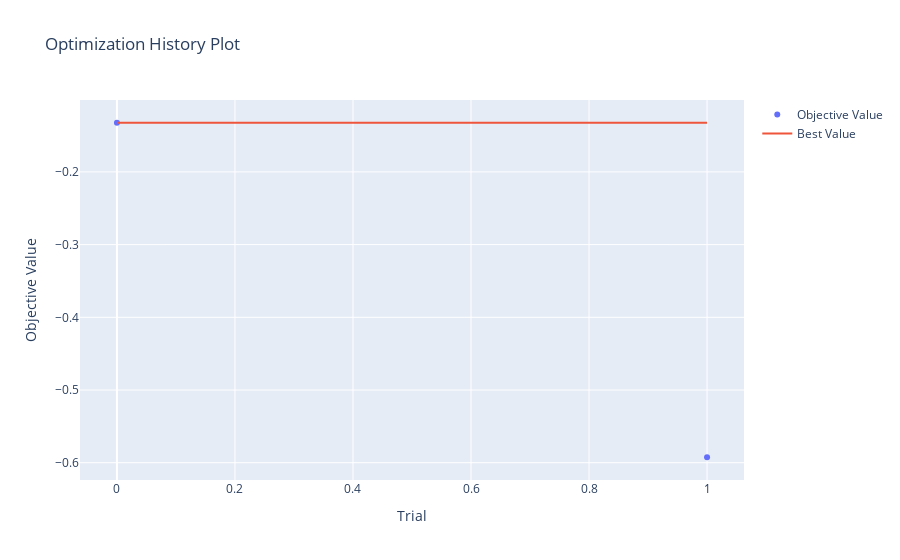

Notebook cell for this chart:
### Code cell
fig = optuna.visualization.plot_optimization_history(studies['NNModel_nn1'])
fig.show()

### Figure 1 — Plotly figure (JSON) as saved in the notebook; plotly's stock layout.template omitted (floating-point values rounded to 4 significant figures)
{"data": [{"mode": "markers", "name": "Objective Value", "type": "scatter", "x": [0, 1], "y": [-0.1324, -0.5925]}, {"mode": "lines", "name": "Best Value", "type": "scatter", "x": [0, 1], "y": [-0.1324, -0.1324]}, {"marker": {"color": "#cccccc"}, "mode": "markers", "name": "Infeasible Trial", "showlegend": false, "type": "scatter", "x": [], "y": []}], "layout": {"title": {"text": "Optimization History Plot"}, "xaxis": {"title": {"text": "Trial"}}, "yaxis": {"title": {"text": "Objective Value"}}}}
